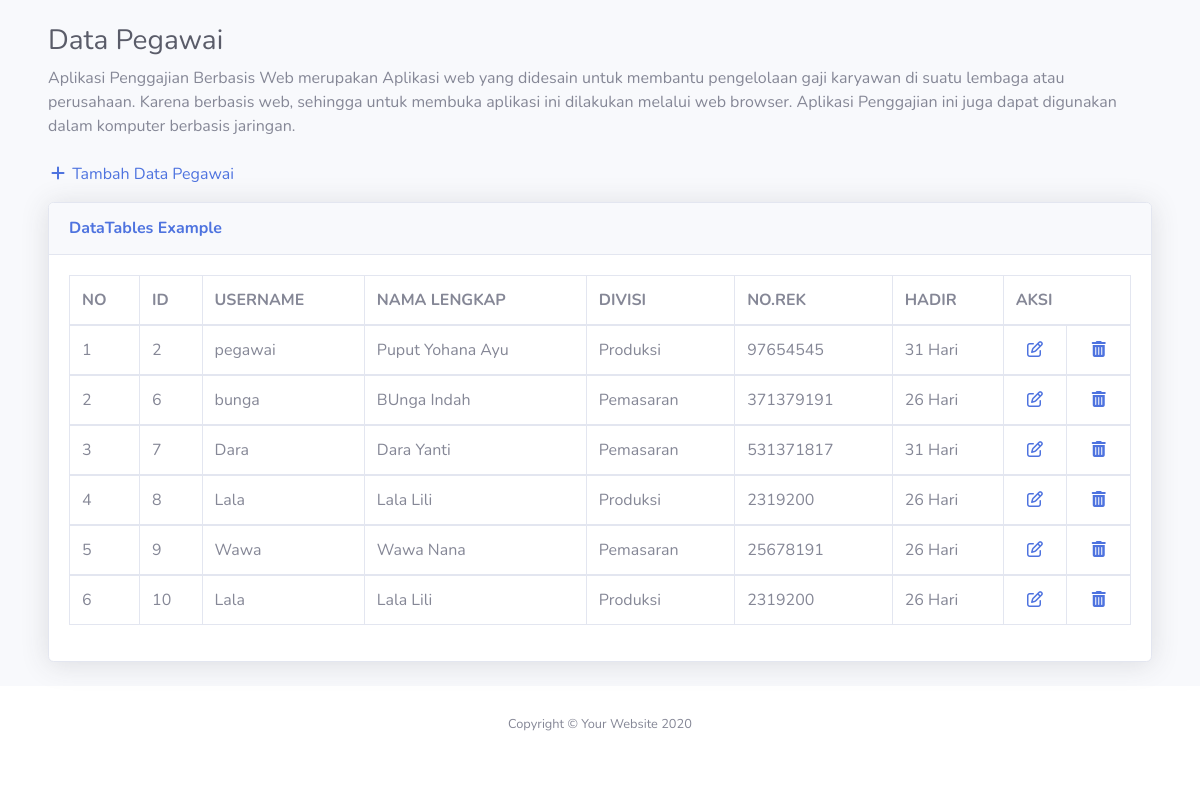
Screenshot of /datapegawai_admin.php with the database file from the repository.
### tables this page shows
CREATE TABLE `user` (
  `iduser` int(20) NOT NULL,
  `username` varchar(50) NOT NULL,
  `password` varchar(255) NOT NULL,
  `nama_lengkap` varchar(100) NOT NULL,
  `divisi` varchar(30) NOT NULL,
  `jml_kehadiran` int(20) NOT NULL,
  `no_rek` int(30) NOT NULL,
  `level` enum('pegawai','admin','','') NOT NULL
);

### datapegawai_admin.php (the view, shortened to what this page needs)
<!DOCTYPE html>
<html lang="en">
<head>
    <link href="vendor/fontawesome-free/css/all.min.css" rel="stylesheet" type="text/css">
    <link href="css/sb-admin-2.min.css" rel="stylesheet">
</head>
<body id="page-top">
    <div id="wrapper">
        <div id="content-wrapper" class="d-flex flex-column">
            <div id="content">
                <div class="container-fluid">
                <div class="container-fluid">
                <br>
                    <h1 class="h3 mb-2 text-gray-800">Data Pegawai</h1>
                    <p class="mb-4">Aplikasi Penggajian Berbasis Web merupakan Aplikasi web yang didesain untuk membantu pengelolaan gaji karyawan di suatu lembaga atau perusahaan. Karena berbasis web, sehingga untuk membuka aplikasi ini dilakukan melalui web browser. Aplikasi Penggajian ini juga dapat digunakan dalam komputer berbasis jaringan.</p>
                    <p>
                        <a href="tambah_datapegawai.php"><i class="fa fa-plus fa-fw"></i> Tambah Data Pegawai</a>
                    </p>
                    <div class="card shadow mb-4">
                        <div class="card-header py-3">
                            <h6 class="m-0 font-weight-bold text-primary">DataTables Example</h6>
                        </div>
                        <div class="card-body">
                            <div class="table-responsive">
                                <table class="table table-bordered" id="dataTable" width="100%" cellspacing="0">
                                    <thead>
                                        <tr>
                                            <th>NO</th>
                                            <th>ID</th>
                                            <th>USERNAME</th>
                                            <th>NAMA LENGKAP</th>
                                            <th>DIVISI</th>
                                            <th>NO.REK </th>
                                            <th>HADIR</th>
                                            <th colspan="2">AKSI</th>
                                        </tr>
                                    </thead>
    <?php
    $no = 1;
    $data = mysqli_query($koneksi, "SELECT * FROM user where level = 'pegawai'");
    while($d = mysqli_fetch_array($data)){
    ?>
                                    <tbody>
                                        <tr>
                                            <td><?php echo $no++ ?></td>
                                            <td><?php echo $d['iduser']; ?></td>
                                            <td><?php echo $d['username']; ?></td>
                                            <td><?php echo $d['nama_lengkap']; ?></td>
                                            <td><?php echo $d['divisi']; ?></td>
                                            <td><?php echo $d['no_rek']; ?></td>
                                            <td><?php echo $d['jml_kehadiran']; ?> Hari</td>
                                            <td>
                                            <center><a href="edit_datapegawai.php?iduser=<?php echo $d['iduser']; ?>"><i class="fa fa-edit fa-fw"></i></a></center>
                                            </td>
                                            <td>
                                            <center><a href="hapus_datapegawai.php?iduser=<?php echo $d['iduser']; ?>"><i class="fa fa-trash fa-fw"></i></a></a></center>
                                            </td>
                                        </tr>
    <?php } ?>
                                    </tbody>
                                </table>
                            </div>
                        </div>
                    </div>
                </div>
                </div>
            </div>
            <footer class="sticky-footer bg-white">
                <div class="container my-auto">
                    <div class="copyright text-center my-auto">
                        <span>Copyright &copy; Your Website 2020</span>
                    </div>
                </div>
            </footer>
        </div>
    </div>
</body>

### rows the page displays
user: iduser "2", username "pegawai", nama_lengkap "Puput Yohana Ayu", divisi "Produksi", no_rek "97654545", jml_kehadiran "31"
user: iduser "6", username "bunga", nama_lengkap "BUnga Indah", divisi "Pemasaran", no_rek "371379191", jml_kehadiran "26"
user: iduser "7", username "Dara", nama_lengkap "Dara Yanti", divisi "Pemasaran", no_rek "531371817", jml_kehadiran "31"
user: iduser "8", username "Lala", nama_lengkap "Lala Lili", divisi "Produksi", no_rek "2319200", jml_kehadiran "26"
user: iduser "9", username "Wawa", nama_lengkap "Wawa Nana", divisi "Pemasaran", no_rek "25678191", jml_kehadiran "26"
user: iduser "10", username "Lala", nama_lengkap "Lala Lili", divisi "Produksi", no_rek "2319200", jml_kehadiran "26"
